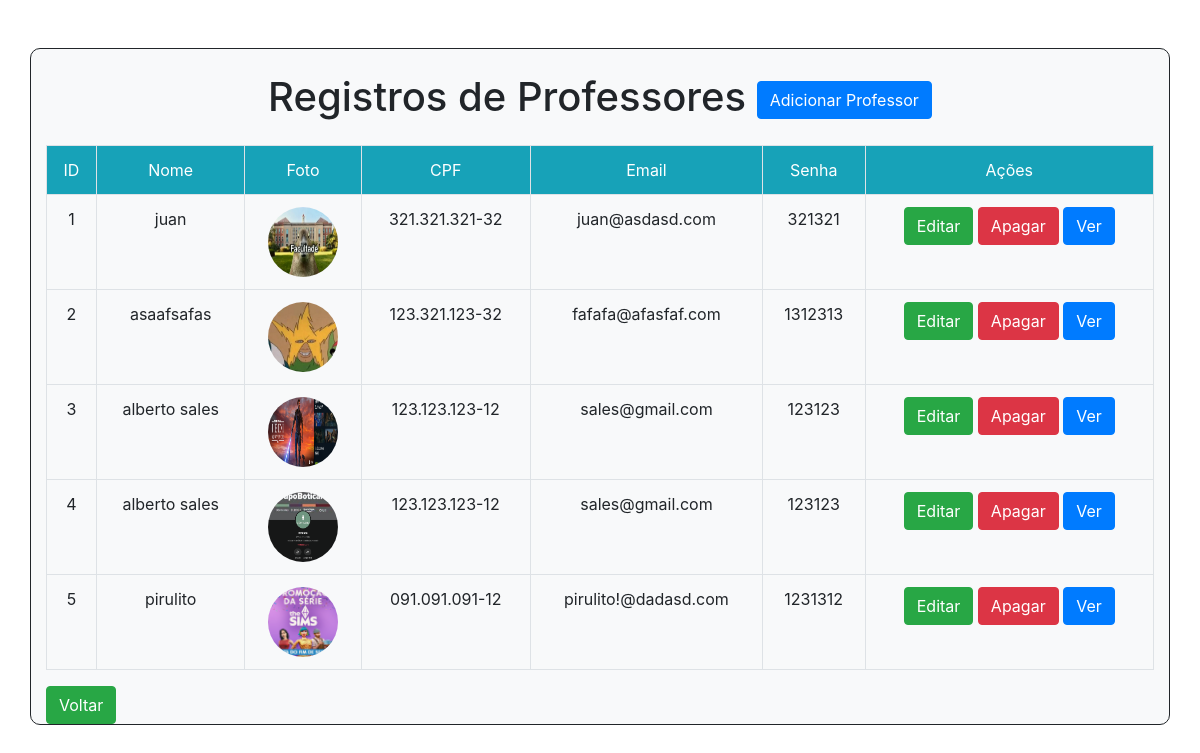
Page /academico/listagem/professor/ on the committed database.
### academico/models.py (models this page shows, shortened)
class Professor(models.Model):
    matricula = models.CharField(max_length=12)
    nome = models.CharField(max_length=100)
    email = models.EmailField(max_length=200)
    cpf = models.CharField(max_length=14)
    senha = models.CharField(max_length=16)
    foto = models.ImageField(upload_to='fotos/professores', null=True)

### academico/views.py (the view)
# urls.py: path('listagem/professor/', views.ListagemProfessor, name='listagemProfessor'),
def ListagemProfessor(request):
    professores = Professor.objects.all()
    contexto = {
        'listaEst' : professores
    }
    return render(request, 'listagemProfessor.html', contexto)

### academico/templates/listagemProfessor.html (shortened to what this page needs)
<!DOCTYPE html>
<html lang="en">
<head>
    <link rel="stylesheet" href="https://cdn.jsdelivr.net/npm/bootstrap@4.6.1/dist/css/bootstrap.min.css">
</head>
<body>
<div class="container mt-5 bg-light" style="border:1px solid ; background-color:#1111; border-radius: 10px;">
    <h1 class="m-4 text-center">Registros de Professores <a href="{% url 'AdicionarProfessor' %}" class="btn btn-primary">Adicionar Professor</a></h1>
    <table class="table table-bordered">
        <tr class="bg-info text-white text-center ">
            <td> ID  </td>
            <td> Nome </td>
            <td> Foto </td>
            <td> CPF </td>
            <td> Email </td>
            <td> Senha </td>
            <td> Ações </td>
        </tr>
        {% for est in listaEst %}
        <tr class="text-center">
            <td>{{ forloop.counter }}</td>
            <td>{{ est.nome }}</td>
            <td><img src="/medias/{{ est.foto }}"class="rounded-circle" height="70px" width="70px"></td>
            <td>{{ est.cpf }}</td>
            <td>{{ est.email}}</td>
            <td>{{ est.senha}}</td>
            <td>
                <a href="{% url 'editarProfessor' est.id %}" class="btn btn-success">Editar</a>
                <form method="POST" action="{% url 'deletarProfessor' est.id %}" style="display:inline;">
                    <button type="submit" class="btn btn-danger">Apagar</button>
                </form>
                <a href="/visualizar/{{est.id}}" class="btn btn-primary">Ver</a>
            </td>
        </tr>
    {%endfor%}
    </table>
    <div>
        <a href="/" class="btn btn-success">Voltar</a>
    </div>
</div>
</body>
</html>

### rows in the picture
Professor: nome "juan", foto (picture), cpf "321.321.321-32", email "juan@asdasd.com", senha "321321"
Professor: nome "asaafsafas", foto (picture), cpf "123.321.123-32", email "fafafa@afasfaf.com", senha "1312313"
Professor: nome "alberto sales", foto (picture), cpf "123.123.123-12", email "sales@gmail.com", senha "123123"
Professor: nome "alberto sales", foto (picture), cpf "123.123.123-12", email "sales@gmail.com", senha "123123"
Professor: nome "pirulito", foto (picture), cpf "091.091.091-12", email "pirulito!@dadasd.com", senha "1231312"
